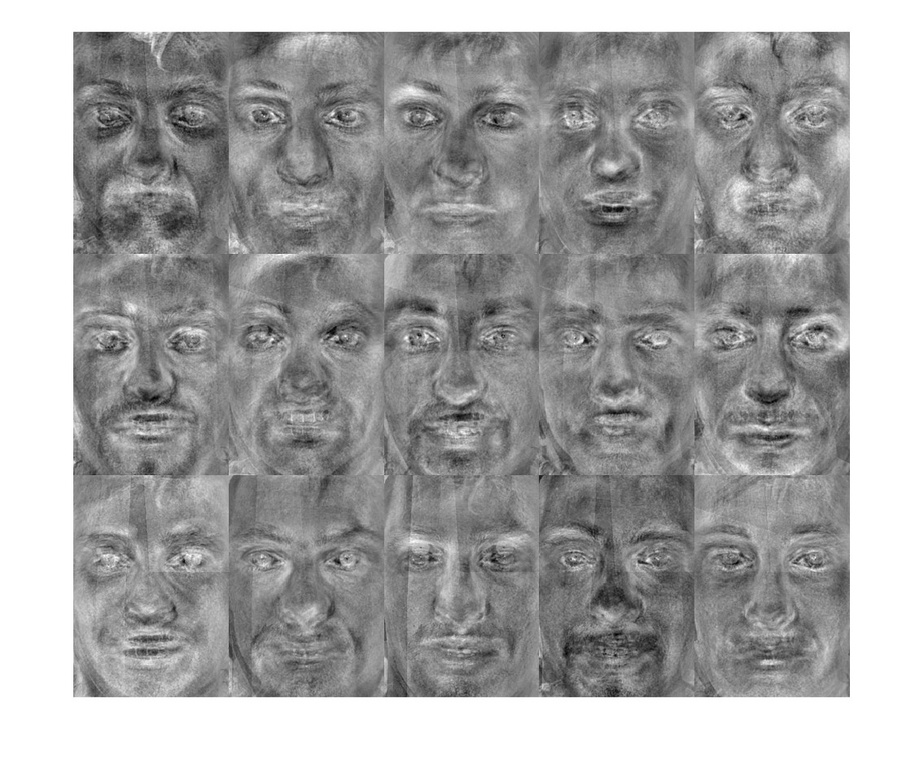
%> input picture fisherfaces.jpg, 924 x 764 px, shrunk from 1135 x 939 before the run
$ octave --eval "result = thresholdMask(imread('fisherfaces.jpg'));"   (GNU Octave 9; MATLAB toolbox functions it lacks are replaced by stand-ins)
%> lines starting %> are read from the running program, lines starting %| are printed output that depends on the picture; in (x1, y1, x2, y2) boxes, pixels count from 0 and x2, y2 are one past the last pixel; in counts of white or black regions, pixels touching at a corner belong together; the program's own positions count from 1
### AWB.m
function imOut = AWB(imIn, minAvgDiff)
%> called with minAvgDiff = 6
    % Function for Automatic White Balance (AWB) correction

    imR = imIn(:,:,1);
    imG = imIn(:,:,2);
    imB = imIn(:,:,3);

    [m, n, ~] = size(imIn);
%> m = 764; n = 924

    avgR = 1 / (m * n) * sum(sum(imR));
%> avgR = 164
    avgG = 1 / (m * n) * sum(sum(imG));
%> avgG = 164
    avgB = 1 / (m * n) * sum(sum(imB));
%> avgB = 164

    % Check if the color channels have significant differences in average values
    if abs(avgR - avgG) > minAvgDiff || abs(avgR - avgB) > minAvgDiff || abs(avgB - avgG) > minAvgDiff
        % Calculate scaling factors alpha and beta
        alpha = avgG / avgR;
        beta = avgG / avgB;

        % Apply scaling factors to the red and blue channels
        imOut(:,:,1) = alpha * imR;
        imOut(:,:,3) = beta * imB;
    else
        imOut = imIn;
%> imOut is the input picture: size 764x924x3 uint8; min 0, max 255, mean 164
    end
end

### dilationDisk.m
function imOut = dilationDisk(imIn, size)
    % Function to perform dilation on a binary image using a square structuring element
    % Create a square structuring element with the specified size
    SE = strel('square', size);

    % Perform dilation on the binary image with the square structuring element
    imOut = imdilate(imIn, SE);
end

### erodationDisk.m
function imOut = erodationDisk(imIn, size)
   % Function to perform erodation on a binary image using a disk structuring element
    % Create a square structuring element with the specified size
    SE = strel('disk', size);

    % Perform erodation on the binary image with the disk structuring element
    imOut = imerode(imIn, SE);
end

### thresholdMask.m
function mask = thresholdMask(imIn)
    % threshold mask or color mask

    imIn = AWB(imIn,6);
    imGray = rgb2gray(imIn);

    mask = imGray > 0.6;
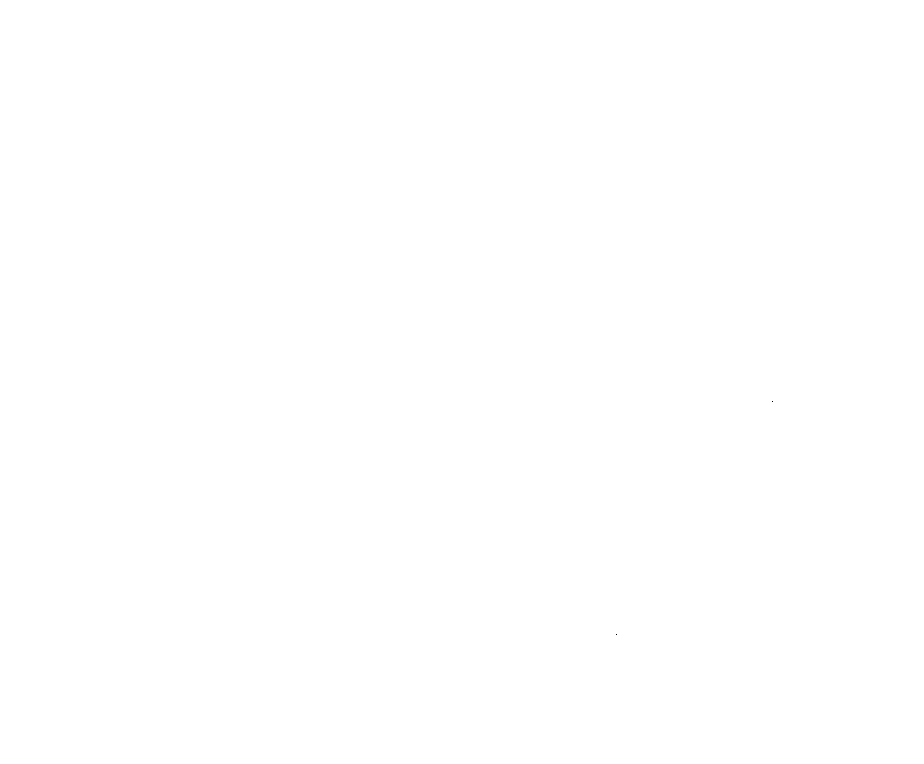
%> mask: size 764x924 logical; 100% white; black in thin lines or dots, all inside (x1, y1, x2, y2) = (616, 401, 773, 635)

    mask = dilationDisk(mask,6);
%> in dilationDisk, `imOut = imdilate(imIn, SE);`: imOut: size 764x924 logical; every value is 1
    mask = dilationDisk(mask,6);
    mask = erodationDisk(mask,6);
    mask = erodationDisk(mask,6);
end
